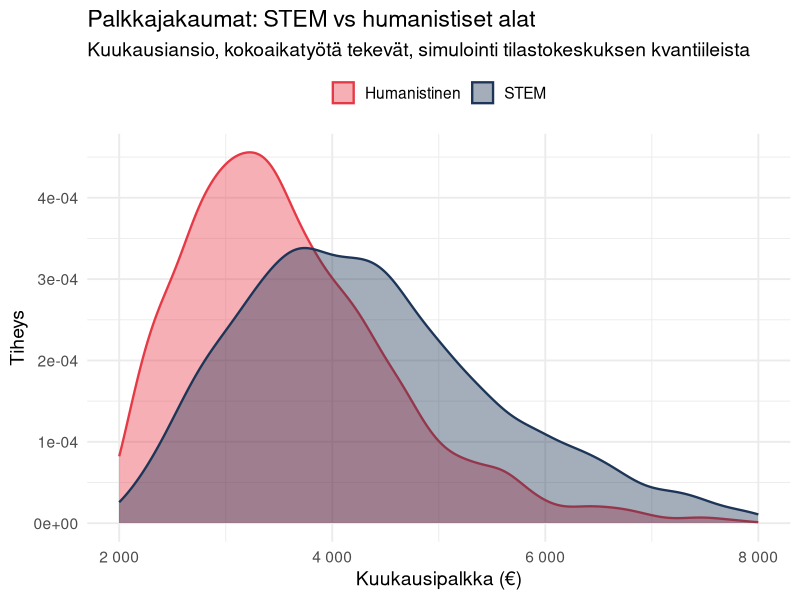
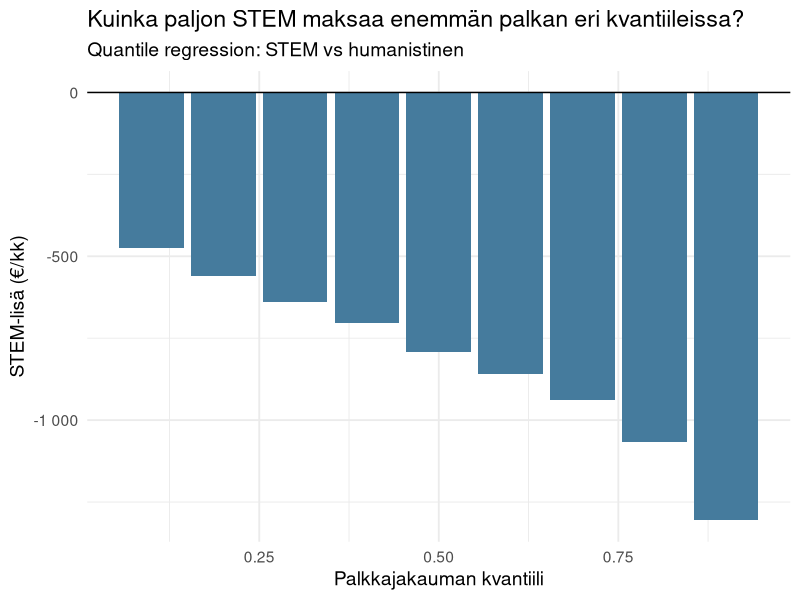
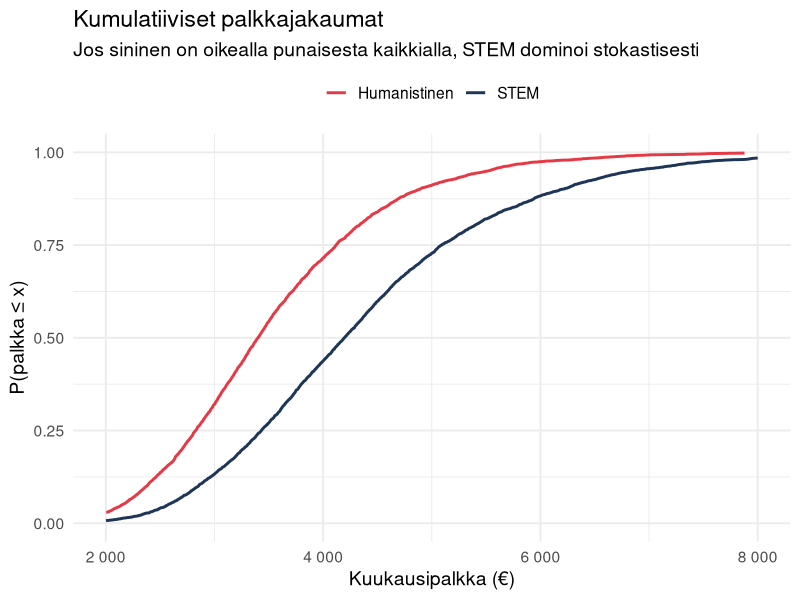
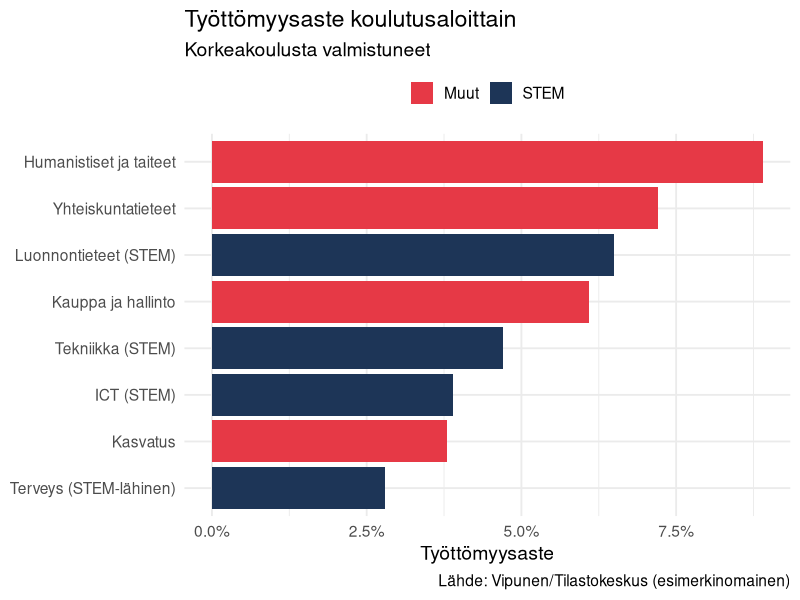
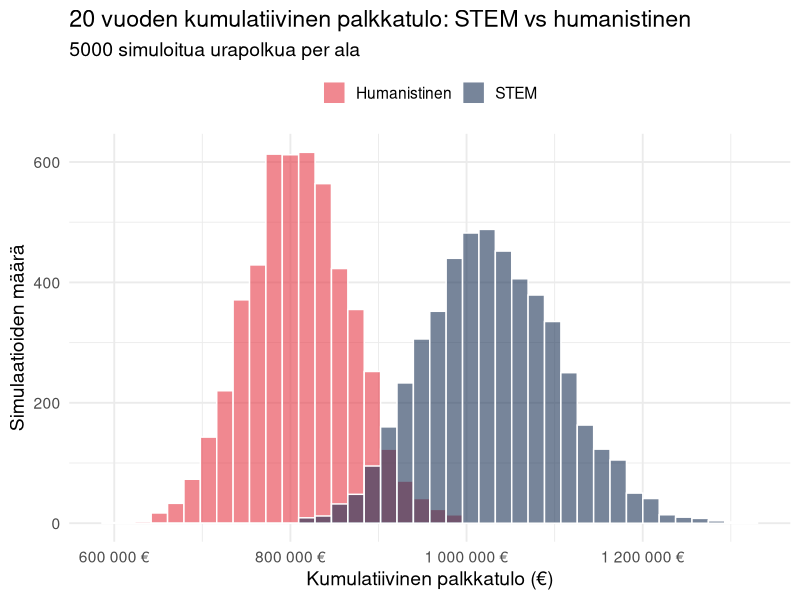

Generate these figures, in order, with R:
## ---- chunk 1
#| echo: false

library(tidyverse)
library(scales)
library(quantreg)

theme_set(theme_minimal(base_size = 14))
## ---- chunk 2
#| label: simuloidut-jakaumat

# Tilastokeskuksen palkkarakennetutkimuksen mukaisesti
# STEM ja humanisti -kategoriat ovat karkeita yhdistelmiä
#
# Jakaumien parametrit perustuvat julkaistuihin desiilipisteisiin
# (Tilastokeskus Palkkarakenne, vuosi 2022)
#
# Log-normaalinen jakauma sopii palkkadataan hyvin (Mincer 1974)

set.seed(2026)
n <- 5000

# STEM-alojen palkkajakauma (kokoaikatyötä tekevät, 30-45 v.)
# mediaani ~4200 €/kk
stem_palkka <- rlnorm(n, meanlog = log(4200), sdlog = 0.30)

# Humanistinen palkkajakauma
# mediaani ~3400 €/kk, hieman kapeampi
humanisti_palkka <- rlnorm(n, meanlog = log(3400), sdlog = 0.28)

palkat <- tibble(
  ala = rep(c("STEM", "Humanistinen"), each = n),
  palkka = c(stem_palkka, humanisti_palkka)
)
## ---- chunk 3
#| label: fig-jakaumat
#| fig-cap: "Palkkajakaumat STEM vs humanistiset alat"

ggplot(palkat, aes(palkka, fill = ala, colour = ala)) +
  geom_density(alpha = 0.4, linewidth = 0.8) +
  scale_x_continuous(
    labels = comma_format(big.mark = " "),
    limits = c(2000, 8000)
  ) +
  scale_fill_manual(values = c("STEM" = "#1d3557", "Humanistinen" = "#e63946")) +
  scale_colour_manual(values = c("STEM" = "#1d3557", "Humanistinen" = "#e63946")) +
  labs(
    title    = "Palkkajakaumat: STEM vs humanistiset alat",
    subtitle = "Kuukausiansio, kokoaikatyötä tekevät, simulointi tilastokeskuksen kvantiileista",
    x        = "Kuukausipalkka (€)",
    y        = "Tiheys",
    fill     = NULL,
    colour   = NULL
  ) +
  theme(legend.position = "top")
## ---- chunk 4
#| label: quantile-regression

# Estimoidaan kvantiilit 0.1 → 0.9
kvantiilit <- seq(0.1, 0.9, by = 0.1)

qr_tulokset <- map_dfr(kvantiilit, function(tau) {
  malli <- rq(palkka ~ ala, data = palkat, tau = tau)
  coefs <- coef(malli)
  tibble(
    kvantiili = tau,
    intercept = coefs[1],
    stem_efekti = -coefs[2]  # humanistinen on referenssi
  )
})

qr_tulokset |>
  mutate(across(where(is.numeric), ~round(.x, 0)))
## ---- chunk 5
#| label: fig-quantile-ero
#| fig-cap: "STEM-palkkaetu jakauman eri kvantiileissa"

qr_tulokset |>
  ggplot(aes(kvantiili, stem_efekti)) +
  geom_col(fill = "#457b9d") +
  geom_hline(yintercept = 0) +
  scale_y_continuous(labels = comma_format(big.mark = " ")) +
  labs(
    title    = "Kuinka paljon STEM maksaa enemmän palkan eri kvantiileissa?",
    subtitle = "Quantile regression: STEM vs humanistinen",
    x        = "Palkkajakauman kvantiili",
    y        = "STEM-lisä (€/kk)"
  )
## ---- chunk 6
#| label: fig-stokastinen-dominanssi
#| fig-cap: "Kumulatiiviset jakaumat: STEM vs humanistinen"

palkat |>
  group_by(ala) |>
  arrange(palkka) |>
  mutate(cdf = row_number() / n()) |>
  ggplot(aes(palkka, cdf, colour = ala)) +
  geom_line(linewidth = 1) +
  scale_x_continuous(
    labels = comma_format(big.mark = " "),
    limits = c(2000, 8000)
  ) +
  scale_colour_manual(values = c("STEM" = "#1d3557", "Humanistinen" = "#e63946")) +
  labs(
    title    = "Kumulatiiviset palkkajakaumat",
    subtitle = "Jos sininen on oikealla punaisesta kaikkialla, STEM dominoi stokastisesti",
    x        = "Kuukausipalkka (€)",
    y        = "P(palkka ≤ x)",
    colour   = NULL
  ) +
  theme(legend.position = "top")
## ---- chunk 7
#| label: tyottomyys-vertailu

# Eurostat: unemployment rate by educational field
# Tässä käytetään Vipusen/Tilastokeskuksen julkaisuista kerättyjä lukuja

tyottomyys <- tribble(
  ~ala,                                    ~tyottomyysaste,
  "Tekniikka (STEM)",                       0.047,
  "ICT (STEM)",                             0.039,
  "Luonnontieteet (STEM)",                  0.065,
  "Terveys (STEM-lähinen)",                 0.028,
  "Kauppa ja hallinto",                     0.061,
  "Yhteiskuntatieteet",                     0.072,
  "Humanistiset ja taiteet",                0.089,
  "Kasvatus",                               0.038
)

tyottomyys |>
  mutate(
    ala = fct_reorder(ala, tyottomyysaste),
    kategoria = if_else(str_detect(ala, "STEM"), "STEM", "Muut")
  ) |>
  ggplot(aes(tyottomyysaste, ala, fill = kategoria)) +
  geom_col() +
  scale_x_continuous(labels = percent_format(accuracy = 0.1)) +
  scale_fill_manual(values = c("STEM" = "#1d3557", "Muut" = "#e63946")) +
  labs(
    title    = "Työttömyysaste koulutusaloittain",
    subtitle = "Korkeakoulusta valmistuneet",
    x        = "Työttömyysaste",
    y        = NULL,
    fill     = NULL,
    caption  = "Lähde: Vipunen/Tilastokeskus (esimerkinomainen)"
  ) +
  theme(legend.position = "top")
## ---- chunk 8
#| label: yhdistetty-tuotto

# STEM: keskiarvopalkka * (1 - työttömyysaste)
stem_keskiansio <- mean(stem_palkka)
humanisti_keskiansio <- mean(humanisti_palkka)

stem_tuotto <- stem_keskiansio * (1 - 0.047)
humanisti_tuotto <- humanisti_keskiansio * (1 - 0.089)

tibble(
  ala = c("STEM", "Humanistinen"),
  keskiansio = c(stem_keskiansio, humanisti_keskiansio),
  tyottomyys = c(0.047, 0.089),
  odotettu_tuotto = c(stem_tuotto, humanisti_tuotto)
) |>
  mutate(across(where(is.numeric), ~round(.x, 0)))
## ---- chunk 9
#| label: fig-mc-urapolut
#| fig-cap: "Monte Carlo: 20 vuoden nettotulojen jakauma"

set.seed(2026)

n_polut <- 5000
vuodet <- 20

simuloi_ura <- function(palkka_mu, palkka_sigma, tyottomyys_p) {
  # Jokaisena vuonna: onko työtön?
  tyotin <- rbinom(vuodet, 1, tyottomyys_p)
  # Jos ei työttömänä, palkka on log-normaali
  # Työttömyysaikana 50 % palkasta (TE-korvaus ja ansiopäivärahat)
  palkat <- ifelse(
    tyotin == 1,
    0.5 * rlnorm(vuodet, palkka_mu, palkka_sigma),
    rlnorm(vuodet, palkka_mu, palkka_sigma)
  )
  sum(palkat * 12)  # vuosittainen palkka × 12 kk
}

stem_urapolut <- replicate(n_polut,
  simuloi_ura(log(4200), 0.30, 0.047))

humanisti_urapolut <- replicate(n_polut,
  simuloi_ura(log(3400), 0.28, 0.089))

ura_df <- tibble(
  ala = rep(c("STEM", "Humanistinen"), each = n_polut),
  elamantulot = c(stem_urapolut, humanisti_urapolut)
)

ura_df |>
  ggplot(aes(elamantulot, fill = ala)) +
  geom_histogram(bins = 40, position = "identity", alpha = 0.6, colour = "white") +
  scale_fill_manual(values = c("STEM" = "#1d3557", "Humanistinen" = "#e63946")) +
  scale_x_continuous(labels = comma_format(big.mark = " ", suffix = " €")) +
  labs(
    title    = "20 vuoden kumulatiivinen palkkatulo: STEM vs humanistinen",
    subtitle = paste0("5000 simuloitua urapolkua per ala"),
    x        = "Kumulatiivinen palkkatulo (€)",
    y        = "Simulaatioiden määrä",
    fill     = NULL
  ) +
  theme(legend.position = "top")
## ---- chunk 10
#| label: ura-vertailu

ura_df |>
  group_by(ala) |>
  summarise(
    mediaani  = median(elamantulot),
    ka        = mean(elamantulot),
    p10       = quantile(elamantulot, 0.10),
    p90       = quantile(elamantulot, 0.90),
    vaihtelu  = p90 - p10,
    .groups   = "drop"
  ) |>
  mutate(across(where(is.numeric), ~round(.x, 0)))
